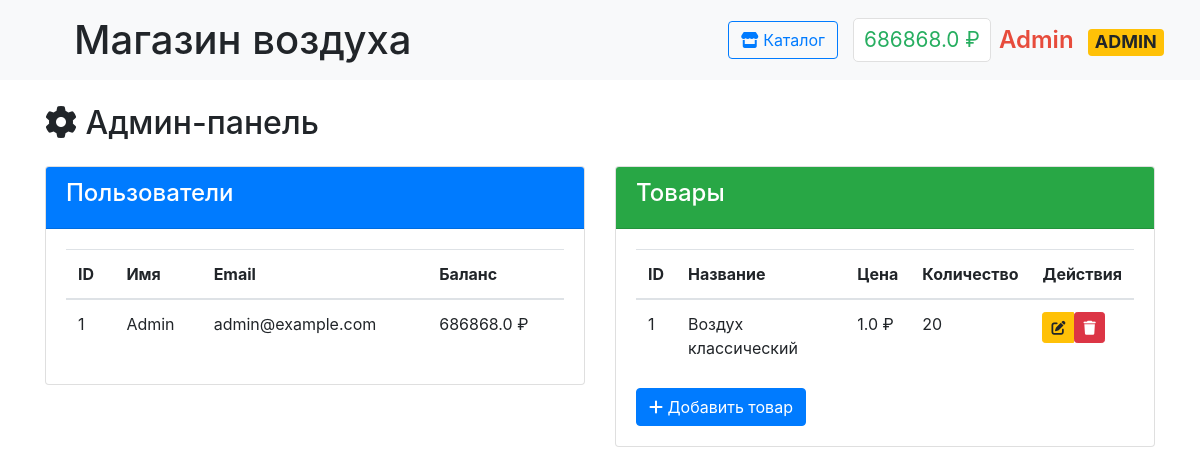
Page /admin (signed in) on the earlier database version.
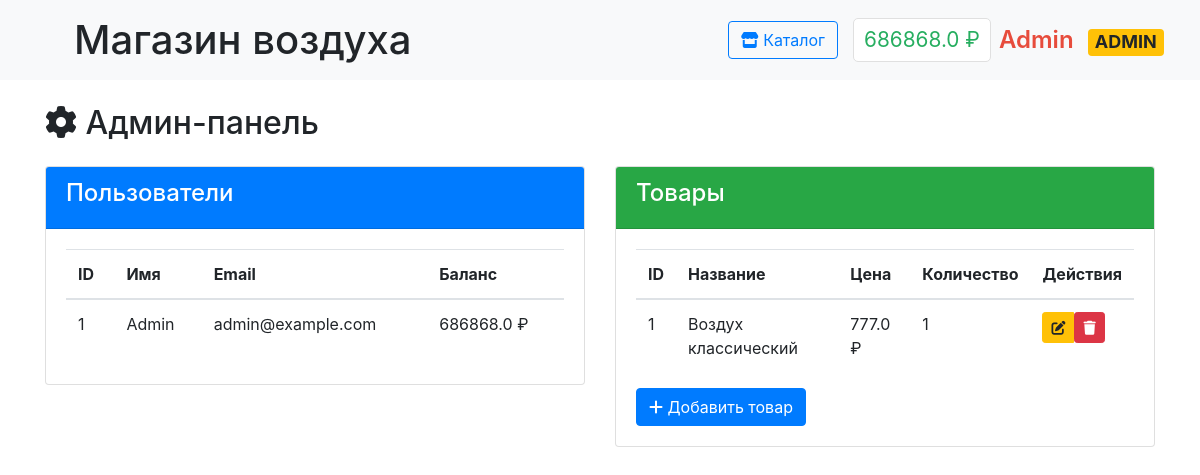
Same page on the later database version.
### data/products.py (models this page shows, shortened)
class Product(SqlAlchemyBase):
    __tablename__ = 'products'
    id = sa.Column(sa.Integer, primary_key=True, autoincrement=True)
    title = sa.Column(sa.String, nullable=False)
    description = sa.Column(sa.Text)
    price = sa.Column(sa.Float, nullable=False)
    quantity = sa.Column(sa.Integer, default=0)
    image_url = sa.Column(sa.String)
    category = sa.Column(sa.String)
    created_at = sa.Column(sa.DateTime, default=sa.func.now())
    is_available = sa.Column(sa.Boolean, default=True)

### main.py (the view)
@app.route('/admin')
@login_required
def admin_panel():
    if not current_user.is_admin:
        abort(403)
    db_sess = db_session.create_session()
    users = db_sess.query(User).all()
    products = db_sess.query(Product).all()
    return render_template('admin_panel.html',
                           users=users,
                           products=products)

### data/db_session.py (called while the page is built)
def create_session() -> Session:
    global __factory
    return __factory()

### main.py (called while the page is built)
@login_manager.user_loader
def load_user(user_id):
    db_sess = db_session.create_session()
    return db_sess.get(User, user_id)

### templates/admin_panel.html
{% extends "base.html" %}
{% block content %}
<div class="container mt-4">
    <h2><i class="fas fa-cog"></i> Админ-панель</h2>
    <div class="row mt-4">
        <div class="col-md-6">
            <div class="card">
                <div class="card-header bg-primary text-white">
                    <h4>Пользователи</h4>
                </div>
                <div class="card-body">
                    <table class="table">
                        <thead>
                            <tr>
                                <th>ID</th>
                                <th>Имя</th>
                                <th>Email</th>
                                <th>Баланс</th>
                            </tr>
                        </thead>
                        <tbody>
                            {% for user in users %}
                            <tr>
                                <td>{{ user.id }}</td>
                                <td>{{ user.name }}</td>
                                <td>{{ user.email }}</td>
                                <td>{{ user.balance }} ₽</td>
                            </tr>
                            {% endfor %}
                        </tbody>
                    </table>
                </div>
            </div>
        </div>
        <div class="col-md-6">
            <div class="card">
                <div class="card-header bg-success text-white">
                    <h4>Товары</h4>
                </div>
                <div class="card-body">
                    <table class="table">
                        <thead>
                            <tr>
                                <th>ID</th>
                                <th>Название</th>
                                <th>Цена</th>
                                <th>Количество</th>
                                <th>Действия</th>
                            </tr>
                        </thead>
                        <tbody>
                            {% for product in products %}
                            <tr>
                                <td>{{ product.id }}</td>
                                <td>{{ product.title }}</td>
                                <td>{{ product.price }} ₽</td>
                                <td>{{ product.quantity }}</td>
                                <td>
                                    <div class="btn-group" role="group">
                                        <a href="{{ url_for('edit_product', id=product.id) }}"
                                           class="btn btn-sm btn-warning"
                                           title="Редактировать">
                                            <i class="fas fa-edit"></i>
                                        </a>
                                        <form action="{{ url_for('delete_product', id=product.id) }}"
                                              method="POST"
                                              style="display: inline;">
                                            <button type="submit"
                                                    class="btn btn-sm btn-danger"
                                                    onclick="return confirm('Вы уверены, что хотите удалить этот товар?')"
                                                    title="Удалить">
                                                <i class="fas fa-trash"></i>
                                            </button>
                                        </form>
                                    </div>
                                </td>
                            </tr>
                            {% endfor %}
                        </tbody>
                    </table>
                    <div class="mt-3">
                        <a href="{{ url_for('add_product') }}" class="btn btn-primary">
                            <i class="fas fa-plus"></i> Добавить товар
                        </a>
                    </div>
                </div>
            </div>
        </div>
    </div>
</div>
{% endblock %}

Differences in the rows shown:
changed Product "Воздух классический": price "1.0" → "777.0"; quantity "20" → "1"
